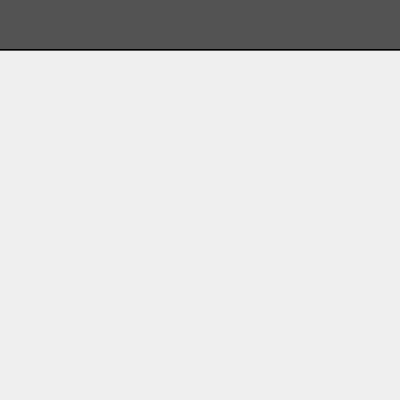
<?xml version="1.0" encoding="UTF-8"?>
<ui version="4.0">
 <class>MainServer</class>
 <widget class="QMainWindow" name="MainServer">
  <property name="geometry">
   <rect>
    <x>0</x>
    <y>0</y>
    <width>400</width>
    <height>400</height>
   </rect>
  </property>
  <property name="minimumSize">
   <size>
    <width>400</width>
    <height>400</height>
   </size>
  </property>
  <property name="windowTitle">
   <string>MainServer</string>
  </property>
  <widget class="QWidget" name="MainWidget">
   <property name="cursor">
    <cursorShape>ArrowCursor</cursorShape>
   </property>
   <widget class="QWidget" name="Menu" native="true">
    <property name="geometry">
     <rect>
      <x>0</x>
      <y>0</y>
      <width>400</width>
      <height>51</height>
     </rect>
    </property>
    <property name="palette">
     <palette>
      <active>
       <colorrole role="Base">
        <brush brushstyle="SolidPattern">
         <color alpha="255">
          <red>83</red>
          <green>83</green>
          <blue>83</blue>
         </color>
        </brush>
       </colorrole>
       <colorrole role="Window">
        <brush brushstyle="SolidPattern">
         <color alpha="255">
          <red>83</red>
          <green>83</green>
          <blue>83</blue>
         </color>
        </brush>
       </colorrole>
      </active>
      <inactive>
       <colorrole role="Base">
        <brush brushstyle="SolidPattern">
         <color alpha="255">
          <red>83</red>
          <green>83</green>
          <blue>83</blue>
         </color>
        </brush>
       </colorrole>
       <colorrole role="Window">
        <brush brushstyle="SolidPattern">
         <color alpha="255">
          <red>83</red>
          <green>83</green>
          <blue>83</blue>
         </color>
        </brush>
       </colorrole>
      </inactive>
      <disabled>
       <colorrole role="Base">
        <brush brushstyle="SolidPattern">
         <color alpha="255">
          <red>83</red>
          <green>83</green>
          <blue>83</blue>
         </color>
        </brush>
       </colorrole>
       <colorrole role="Window">
        <brush brushstyle="SolidPattern">
         <color alpha="255">
          <red>83</red>
          <green>83</green>
          <blue>83</blue>
         </color>
        </brush>
       </colorrole>
      </disabled>
     </palette>
    </property>
    <property name="autoFillBackground">
     <bool>true</bool>
    </property>
    <layout class="QGridLayout" name="gridLayout">
     <property name="leftMargin">
      <number>0</number>
     </property>
     <property name="topMargin">
      <number>5</number>
     </property>
     <property name="rightMargin">
      <number>0</number>
     </property>
     <property name="bottomMargin">
      <number>0</number>
     </property>
     <property name="spacing">
      <number>0</number>
     </property>
     <item row="1" column="6">
      <spacer name="BottomSpacer">
       <property name="orientation">
        <enum>Qt::Vertical</enum>
       </property>
       <property name="sizeHint" stdset="0">
        <size>
         <width>20</width>
         <height>40</height>
        </size>
       </property>
      </spacer>
     </item>
     <item row="0" column="5">
      <spacer name="horizontalSpacer">
       <property name="orientation">
        <enum>Qt::Horizontal</enum>
       </property>
       <property name="sizeType">
        <enum>QSizePolicy::Fixed</enum>
       </property>
       <property name="sizeHint" stdset="0">
        <size>
         <width>10</width>
         <height>20</height>
        </size>
       </property>
      </spacer>
     </item>
     <item row="2" column="1" colspan="9">
      <widget class="Line" name="BottomLine">
       <property name="frameShadow">
        <enum>QFrame::Plain</enum>
       </property>
       <property name="lineWidth">
        <number>1</number>
       </property>
       <property name="orientation">
        <enum>Qt::Horizontal</enum>
       </property>
      </widget>
     </item>
     <item row="0" column="8">
      <widget class="QPushButton" name="SettingsButon">
       <property name="text">
        <string/>
       </property>
       <property name="icon">
        <iconset resource="resources.qrc">
         <normaloff>:/res/resources/Setting.png</normaloff>:/res/resources/Setting.png</iconset>
       </property>
       <property name="iconSize">
        <size>
         <width>32</width>
         <height>32</height>
        </size>
       </property>
       <property name="flat">
        <bool>true</bool>
       </property>
      </widget>
     </item>
     <item row="0" column="3">
      <spacer name="FirstSpacer">
       <property name="orientation">
        <enum>Qt::Horizontal</enum>
       </property>
       <property name="sizeType">
        <enum>QSizePolicy::Expanding</enum>
       </property>
       <property name="sizeHint" stdset="0">
        <size>
         <width>40</width>
         <height>20</height>
        </size>
       </property>
      </spacer>
     </item>
     <item row="0" column="7">
      <spacer name="SecondSpacer">
       <property name="orientation">
        <enum>Qt::Horizontal</enum>
       </property>
       <property name="sizeHint" stdset="0">
        <size>
         <width>40</width>
         <height>20</height>
        </size>
       </property>
      </spacer>
     </item>
     <item row="0" column="1">
      <widget class="QPushButton" name="SaveButton">
       <property name="text">
        <string/>
       </property>
       <property name="icon">
        <iconset resource="resources.qrc">
         <normaloff>:/res/resources/Save.png</normaloff>:/res/resources/Save.png</iconset>
       </property>
       <property name="iconSize">
        <size>
         <width>32</width>
         <height>32</height>
        </size>
       </property>
       <property name="flat">
        <bool>true</bool>
       </property>
      </widget>
     </item>
     <item row="0" column="6">
      <widget class="QPushButton" name="AddDep">
       <property name="enabled">
        <bool>true</bool>
       </property>
       <property name="text">
        <string/>
       </property>
       <property name="icon">
        <iconset resource="resources.qrc">
         <normaloff>:/res/resources/AddDep.png</normaloff>:/res/resources/AddDep.png</iconset>
       </property>
       <property name="iconSize">
        <size>
         <width>49</width>
         <height>32</height>
        </size>
       </property>
       <property name="checkable">
        <bool>true</bool>
       </property>
       <property name="checked">
        <bool>false</bool>
       </property>
       <property name="flat">
        <bool>true</bool>
       </property>
      </widget>
     </item>
     <item row="0" column="4">
      <widget class="QPushButton" name="AddPC">
       <property name="text">
        <string/>
       </property>
       <property name="icon">
        <iconset resource="resources.qrc">
         <normaloff>:/res/resources/AddPC.png</normaloff>:/res/resources/AddPC.png</iconset>
       </property>
       <property name="iconSize">
        <size>
         <width>32</width>
         <height>32</height>
        </size>
       </property>
       <property name="checkable">
        <bool>true</bool>
       </property>
       <property name="flat">
        <bool>true</bool>
       </property>
      </widget>
     </item>
    </layout>
   </widget>
   <widget class="QPushButton" name="HomeButton">
    <property name="enabled">
     <bool>true</bool>
    </property>
    <property name="geometry">
     <rect>
      <x>10</x>
      <y>61</y>
      <width>32</width>
      <height>32</height>
     </rect>
    </property>
    <property name="toolTip">
     <string>Go to center</string>
    </property>
    <property name="text">
     <string/>
    </property>
    <property name="icon">
     <iconset resource="resources.qrc">
      <normaloff>:/res/resources/home.png</normaloff>:/res/resources/home.png</iconset>
    </property>
    <property name="iconSize">
     <size>
      <width>32</width>
      <height>32</height>
     </size>
    </property>
    <property name="flat">
     <bool>true</bool>
    </property>
   </widget>
   <widget class="QLabel" name="Center">
    <property name="geometry">
     <rect>
      <x>0</x>
      <y>0</y>
      <width>16</width>
      <height>16</height>
     </rect>
    </property>
    <property name="text">
     <string/>
    </property>
    <property name="pixmap">
     <pixmap resource="resources.qrc">:/res/resources/Center.png</pixmap>
    </property>
    <property name="scaledContents">
     <bool>true</bool>
    </property>
   </widget>
  </widget>
  <action name="action">
   <property name="text">
    <string>СКА</string>
   </property>
  </action>
  <action name="action_2">
   <property name="checkable">
    <bool>false</bool>
   </property>
   <property name="checked">
    <bool>false</bool>
   </property>
   <property name="enabled">
    <bool>true</bool>
   </property>
   <property name="text">
    <string>фыв</string>
   </property>
  </action>
 </widget>
 <layoutdefault spacing="6" margin="11"/>
 <resources>
  <include location="resources.qrc"/>
 </resources>
 <connections/>
</ui>
